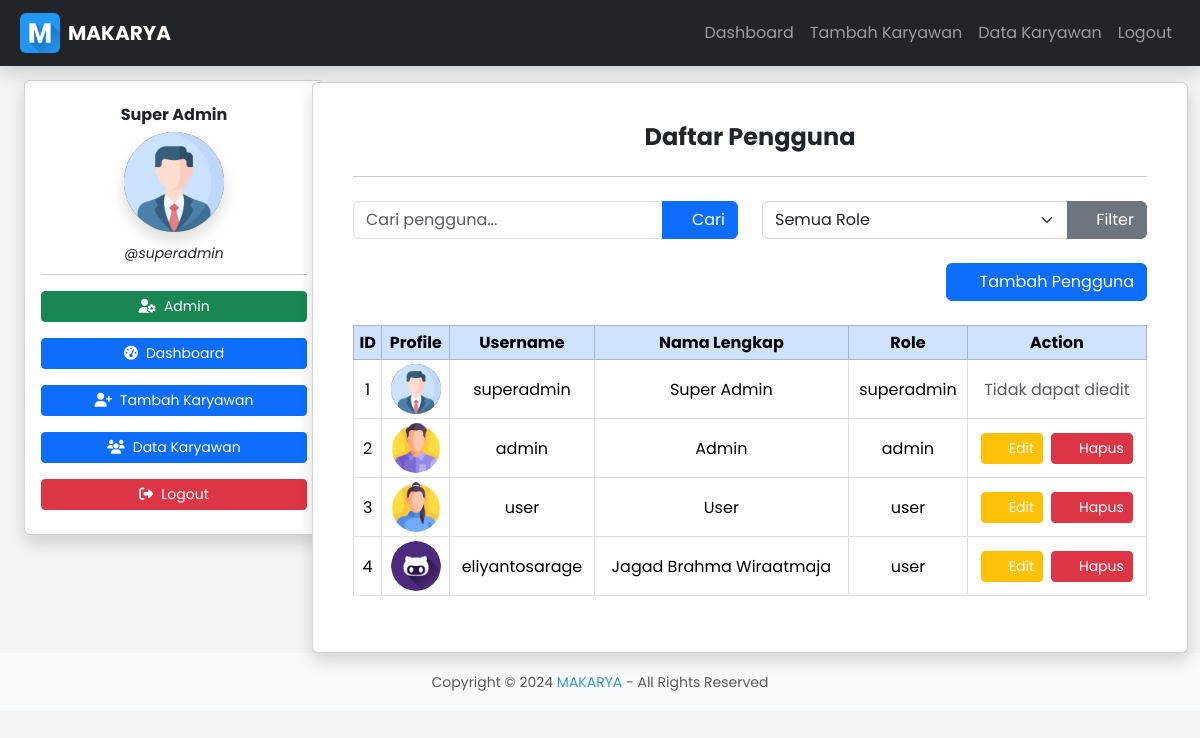
/admin.php (signed in), run on the app's committed database.
### tables this page shows
CREATE TABLE `users` (
  `id` int(11) NOT NULL,
  `username` varchar(50) NOT NULL,
  `full_name` varchar(255) NOT NULL,
  `password` varchar(255) NOT NULL,
  `role` enum('admin','user','superadmin') NOT NULL,
  `foto` varchar(255) DEFAULT NULL,
  `created_at` timestamp NOT NULL DEFAULT current_timestamp()
);

### admin.php (the view, shortened to what this page needs)
<?php
require_once('include/db_connection.php');
$search = isset($_GET['search']) ? $conn->real_escape_string($_GET['search']) : '';
$sql = "SELECT * FROM users WHERE username LIKE '%$search%'";
$sql .= " ORDER BY id ASC";
$resultUsers = $conn->query($sql);
?>
<?php include('include/header.php'); ?>
<div class="container-fluid">
  <div class="row">
    <div class="col-12 col-md-3">
      <?php include('include/sidebar.php'); ?>
    </div>
    <div class="col-12 col-md-9">
      <div class="card shadow">
        <div class="card-body m-4">
          <h3 class="card-title text-center fw-bold">Daftar Pengguna</h3>
          <hr class="my-4">
          <div class="row mb-4">
            <div class="col-12 col-md-6 mb-4 mb-md-0">
              <form class="d-flex" method="GET" action="admin.php">
                <div class="input-group">
                  <input
                    class="form-control"
                    type="search"
                    name="search"
                    placeholder="Cari pengguna..."
                    aria-label="Search"
                    value="<?php echo isset($_GET['search']) ? htmlspecialchars($_GET['search']) : ''; ?>">
                  <button class="btn btn-primary" type="submit">
                    <i class="fa-regular fa-search"></i> Cari
                  </button>
                </div>
              </form>
            </div>
            <div class="col-12 col-md-6">
              <form method="GET" action="admin.php">
                <div class="input-group">
                  <select class="form-select" name="role_filter" onchange="this.form.submit()">
                    <option value="">Semua Role</option>
                  </select>
                  <button class="btn btn-secondary" type="submit">
                    <i class="fa-regular fa-filter"></i> Filter
                  </button>
                </div>
              </form>
            </div>
          </div>
          <div class="d-flex justify-content-end mb-4">
            <a href="add_user.php" class="btn btn-primary">
              <i class="fa-regular fa-user-plus me-2"></i>Tambah Pengguna
            </a>
          </div>
          <div class="table-responsive">
            <table class="table table-bordered table-hover text-center align-middle table-sm">
              <thead class="table-light">
                <tr class="table-primary">
                  <th>ID</th>
                  <th>Profile</th>
                  <th>Username</th>
                  <th>Nama Lengkap</th>
                  <th>Role</th>
                  <th>Action</th>
                </tr>
              </thead>
              <tbody>
                <?php while ($user = $resultUsers->fetch_assoc()) { ?>
                  <tr>
                    <td><?php echo htmlspecialchars($user['id']); ?></td>
                    <td>
                      <img src="<?php echo !empty($user['foto']) ? 'uploads/users/' . htmlspecialchars($user['foto']) : 'assets/images/logo.png'; ?>" alt="Foto Pengguna" class="img-fluid rounded-circle" style="width: 50px; height: 50px; object-fit: cover;">
                    </td>
                    <td><?php echo htmlspecialchars($user['username']); ?></td>
                    <td><?php echo htmlspecialchars($user['full_name']); ?></td>
                    <td><?php echo htmlspecialchars($user['role']); ?></td>
                    <td>
                      <?php if ($user['role'] === 'admin' || $user['role'] === 'user') { ?>
                        <div class="d-flex justify-content-center align-items-center gap-2">
                          <a href="edit_user.php?id=<?php echo urlencode($user['id']); ?>" class="btn btn-warning btn-sm">
                            <i class="fa-regular fa-edit me-2"></i>Edit
                          </a>
                          <button class="btn btn-danger btn-sm delete-btn" data-id="<?php echo urlencode($user['id']); ?>">
                            <i class="fa-regular fa-trash me-2"></i>Hapus
                          </button>
                        </div>
                      <?php } else { ?>
                        <span class="text-muted">Tidak dapat diedit</span>
                      <?php } ?>
                    </td>
                  </tr>
                <?php } ?>
              </tbody>
            </table>
          </div>
        </div>
      </div>
    </div>
  </div>
</div>
<?php include('include/footer.php'); ?>

### assets/css/main.css (style rules this page uses)
* { margin: 0; padding: 0; box-sizing: border-box; }
html { font-size: 16px; scroll-behavior: smooth; }
body { font-family: 'Poppins', sans-serif !important; line-height: 1.6; color: #333; background-color: #f4f4f4; margin: 0; padding: 0; }
a { color: #3498db; text-decoration: none; transition: color 0.3s; }
h1, h2, h3, h4, h5, h6 { font-weight: bold; color: #444; }
h3 { font-size: 1.5rem; }
.btn-warning { color: #ffffff !important; background-color: #ffc107 !important; }
.btn-danger { background-color: #dc3545 !important; }

### data on the page
users: id "1", foto (picture), username "superadmin", full_name "Super Admin", role "superadmin", shows "Tidak dapat diedit"
users: id "2", foto (picture), username "admin", full_name "Admin", role "admin"
users: id "3", foto (picture), username "user", full_name "User", role "user"
users: id "4", username "eliyantosarage", full_name "Jagad Brahma Wiraatmaja", role "user"

### other printed values
$siteTitle "MAKARYA"
$_SESSION['full_name'] "Super Admin"
$_SESSION['username'] "superadmin"
